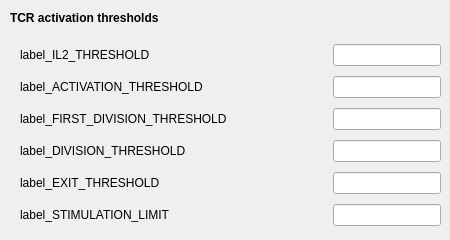
          <widget class="QWidget" name="tab_TCR">
           <attribute name="title">
            <string>TCR Activation</string>
           </attribute>
           <widget class="QWidget" name="layoutWidget_2">
            <property name="geometry">
             <rect>
              <x>20</x>
              <y>40</y>
              <width>421</width>
              <height>191</height>
             </rect>
            </property>
            <layout class="QGridLayout" name="gridLayout_3" columnstretch="0,0">
             <item row="0" column="0">
              <widget class="QMyLabel" name="label_IL2_THRESHOLD">
               <property name="text">
                <string>label_IL2_THRESHOLD</string>
               </property>
              </widget>
             </item>
             <item row="1" column="0">
              <widget class="QMyLabel" name="label_ACTIVATION_THRESHOLD">
               <property name="text">
                <string>label_ACTIVATION_THRESHOLD</string>
               </property>
              </widget>
             </item>
             <item row="2" column="0">
              <widget class="QMyLabel" name="label_FIRST_DIVISION_THRESHOLD">
               <property name="text">
                <string>label_FIRST_DIVISION_THRESHOLD</string>
               </property>
              </widget>
             </item>
             <item row="3" column="0">
              <widget class="QMyLabel" name="label_DIVISION_THRESHOLD">
               <property name="sizePolicy">
                <sizepolicy hsizetype="MinimumExpanding" vsizetype="Preferred">
                 <horstretch>0</horstretch>
                 <verstretch>0</verstretch>
                </sizepolicy>
               </property>
               <property name="mouseTracking">
                <bool>false</bool>
               </property>
               <property name="text">
                <string>label_DIVISION_THRESHOLD</string>
               </property>
               <property name="wordWrap">
                <bool>false</bool>
               </property>
              </widget>
             </item>
             <item row="4" column="0">
              <widget class="QMyLabel" name="label_EXIT_THRESHOLD">
               <property name="mouseTracking">
                <bool>false</bool>
               </property>
               <property name="text">
                <string>label_EXIT_THRESHOLD</string>
               </property>
               <property name="wordWrap">
                <bool>false</bool>
               </property>
              </widget>
             </item>
             <item row="0" column="1">
              <widget class="QLineEdit" name="line_IL2_THRESHOLD">
               <property name="sizePolicy">
                <sizepolicy hsizetype="Fixed" vsizetype="Fixed">
                 <horstretch>120</horstretch>
                 <verstretch>0</verstretch>
                </sizepolicy>
               </property>
               <property name="alignment">
                <set>Qt::AlignRight|Qt::AlignTrailing|Qt::AlignVCenter</set>
               </property>
              </widget>
             </item>
             <item row="1" column="1">
              <widget class="QLineEdit" name="line_ACTIVATION_THRESHOLD">
               <property name="sizePolicy">
                <sizepolicy hsizetype="Fixed" vsizetype="Fixed">
                 <horstretch>120</horstretch>
                 <verstretch>0</verstretch>
                </sizepolicy>
               </property>
               <property name="alignment">
                <set>Qt::AlignRight|Qt::AlignTrailing|Qt::AlignVCenter</set>
               </property>
              </widget>
             </item>
             <item row="2" column="1">
              <widget class="QLineEdit" name="line_FIRST_DIVISION_THRESHOLD">
               <property name="sizePolicy">
                <sizepolicy hsizetype="Fixed" vsizetype="Fixed">
                 <horstretch>120</horstretch>
                 <verstretch>0</verstretch>
                </sizepolicy>
               </property>
               <property name="alignment">
                <set>Qt::AlignRight|Qt::AlignTrailing|Qt::AlignVCenter</set>
               </property>
              </widget>
             </item>
             <item row="3" column="1">
              <widget class="QLineEdit" name="line_DIVISION_THRESHOLD">
               <property name="sizePolicy">
                <sizepolicy hsizetype="Fixed" vsizetype="Fixed">
                 <horstretch>120</horstretch>
                 <verstretch>0</verstretch>
                </sizepolicy>
               </property>
               <property name="alignment">
                <set>Qt::AlignRight|Qt::AlignTrailing|Qt::AlignVCenter</set>
               </property>
              </widget>
             </item>
             <item row="4" column="1">
              <widget class="QLineEdit" name="line_EXIT_THRESHOLD">
               <property name="sizePolicy">
                <sizepolicy hsizetype="Fixed" vsizetype="Fixed">
                 <horstretch>120</horstretch>
                 <verstretch>0</verstretch>
                </sizepolicy>
               </property>
               <property name="alignment">
                <set>Qt::AlignRight|Qt::AlignTrailing|Qt::AlignVCenter</set>
               </property>
              </widget>
             </item>
             <item row="5" column="0">
              <widget class="QMyLabel" name="label_STIMULATION_LIMIT">
               <property name="mouseTracking">
                <bool>false</bool>
               </property>
               <property name="text">
                <string>label_STIMULATION_LIMIT</string>
               </property>
               <property name="wordWrap">
                <bool>false</bool>
               </property>
              </widget>
             </item>
             <item row="5" column="1">
              <widget class="QLineEdit" name="line_STIMULATION_LIMIT">
               <property name="sizePolicy">
                <sizepolicy hsizetype="Fixed" vsizetype="Fixed">
                 <horstretch>120</horstretch>
                 <verstretch>0</verstretch>
                </sizepolicy>
               </property>
               <property name="alignment">
                <set>Qt::AlignRight|Qt::AlignTrailing|Qt::AlignVCenter</set>
               </property>
              </widget>
             </item>
            </layout>
           </widget>
           <widget class="QLabel" name="label_40">
            <property name="geometry">
             <rect>
              <x>10</x>
              <y>10</y>
              <width>211</width>
              <height>16</height>
             </rect>
            </property>
            <property name="font">
             <font>
              <weight>75</weight>
              <bold>true</bold>
             </font>
            </property>
            <property name="text">
             <string>TCR activation thresholds</string>
            </property>
           </widget>
          </widget>
